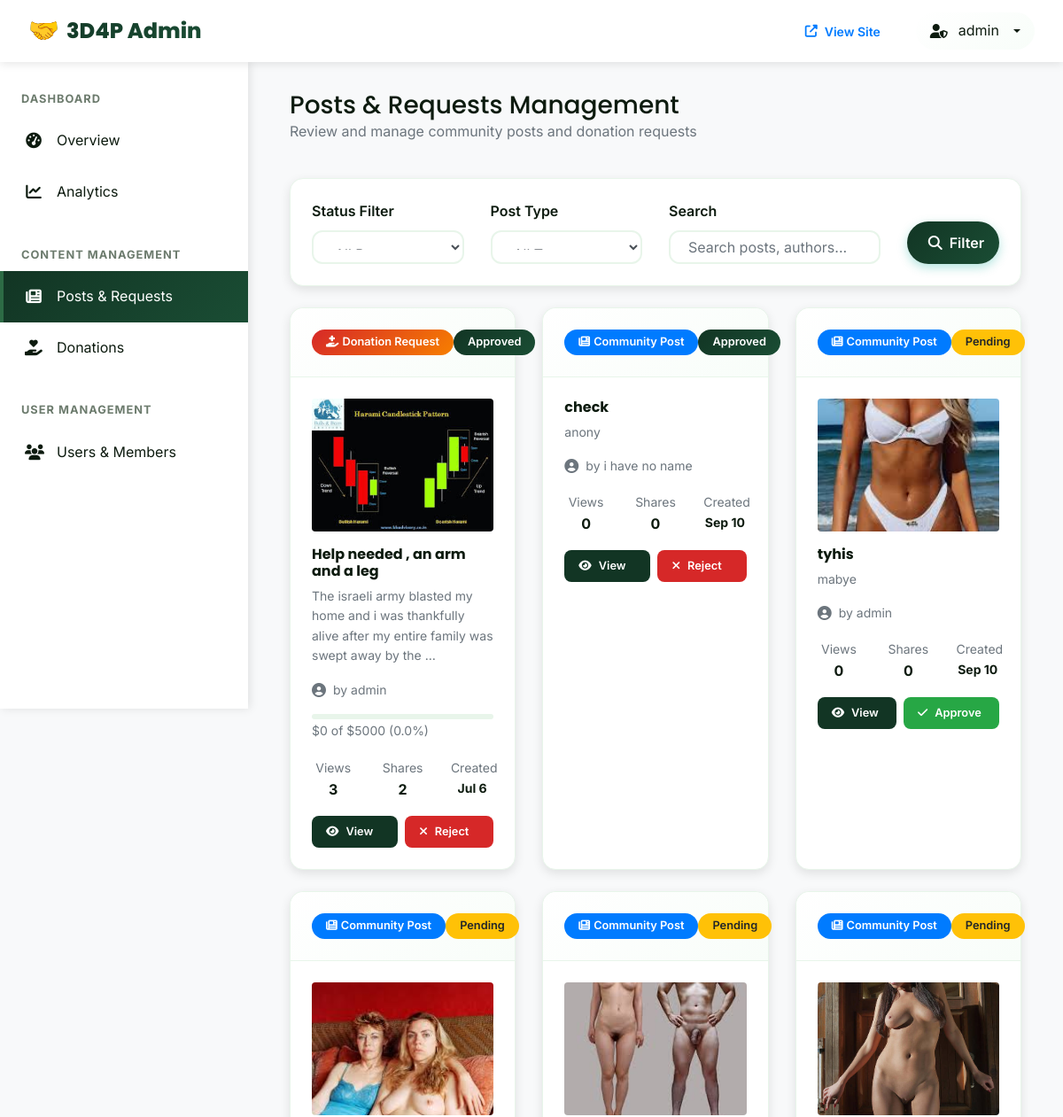
The app's page /dashboard/posts/ (signed in, upper part), older data.
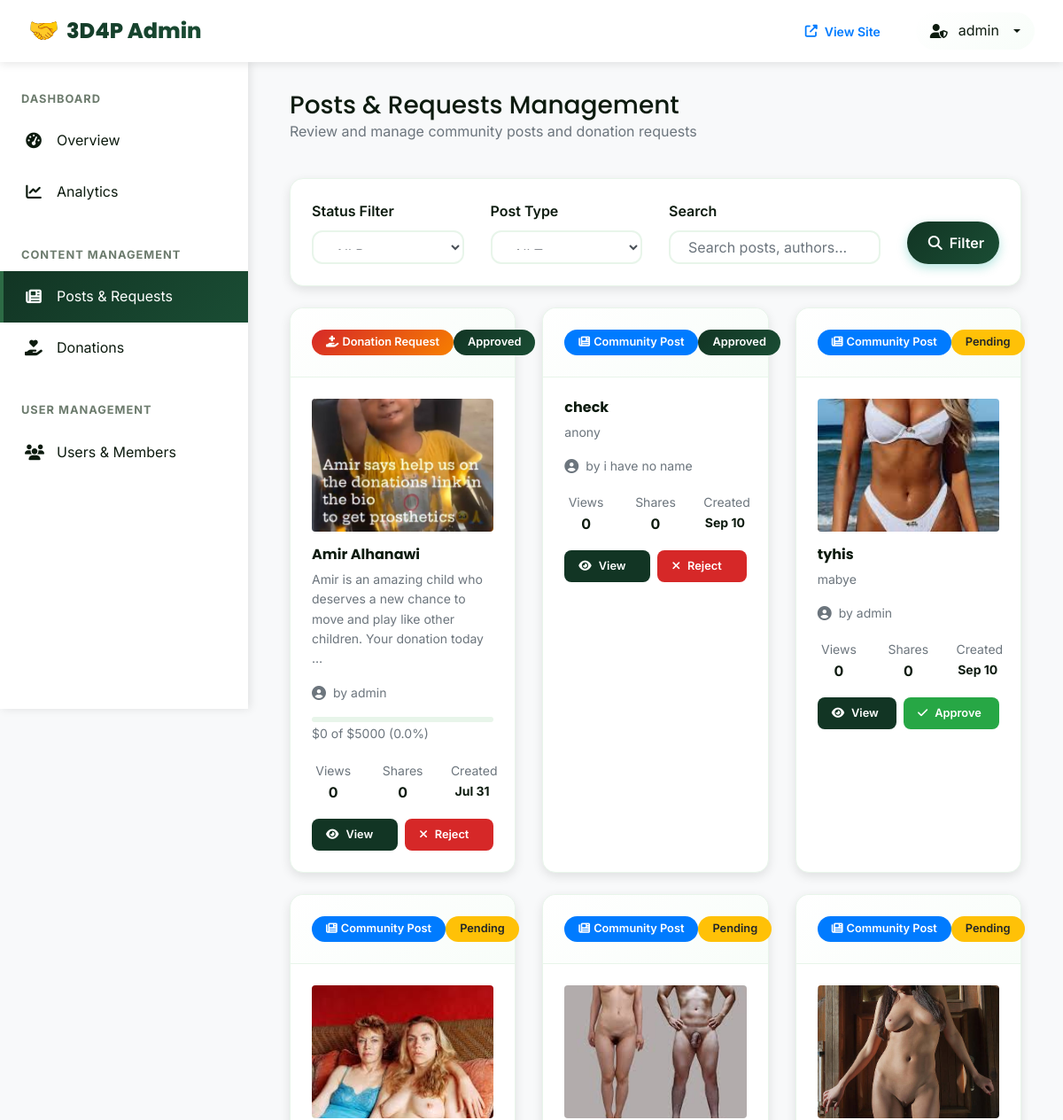
The same page, newer data.
### posts/models.py (models this page shows, shortened)
class Post(models.Model):
    POST_TYPE_CHOICES = [
        ('regular', 'Regular Post'),
        ('donation', 'Donation Request'),
    ]
    author = models.ForeignKey(User, on_delete=models.CASCADE, null=True, blank=True)
    author_name = models.CharField(max_length=100, blank=True)
    title = models.CharField(max_length=200)
    content = models.TextField()
    post_type = models.CharField(max_length=20, choices=POST_TYPE_CHOICES, default='regular')
    is_approved = models.BooleanField(default=False)
    created_at = models.DateTimeField(auto_now_add=True)
    updated_at = models.DateTimeField(auto_now=True)
    view_count = models.IntegerField(default=0)
    share_count = models.IntegerField(default=0)
    image = models.ImageField(upload_to='post_images/', null=True, blank=True)

### users/models.py (models this page shows, shortened)
class CustomUser(AbstractUser):
    is_member = models.BooleanField(default=False)
    is_verified = models.BooleanField(default=False)
    bio = models.TextField(blank=True)
    date_of_birth = models.DateField(null=True, blank=True)
    pass

### donations/models.py (models this page shows, shortened)
class DonationGoal(models.Model):
    post = models.OneToOneField(Post, on_delete=models.CASCADE, related_name='donation_goal')
    goal_amount = models.DecimalField(max_digits=10, decimal_places=2)
    current_amount = models.DecimalField(max_digits=10, decimal_places=2, default=Decimal('0.00'))
    is_active = models.BooleanField(default=True)
    created_at = models.DateTimeField(auto_now_add=True)
    @property
    def progress_percentage(self):
        if self.goal_amount == 0:
            return 0
        return min((self.current_amount / self.goal_amount) * 100, 100)

### admin_dashboard/views.py (the view)
# urls.py: path('posts/', views.admin_posts, name='admin_posts'),
@user_passes_test(is_admin)
def admin_posts(request):
    status_filter = request.GET.get('status', 'all')
    post_type = request.GET.get('type', 'all')
    search = request.GET.get('search', '')
    posts = Post.objects.select_related('author').prefetch_related('donation_details', 'donation_goal')
    if status_filter == 'pending':
        posts = posts.filter(is_approved=False)
    elif status_filter == 'approved':
        posts = posts.filter(is_approved=True)
    if post_type == 'donation':
        posts = posts.filter(post_type='donation')
    elif post_type == 'regular':
        posts = posts.filter(post_type='regular')
    if search:
        posts = posts.filter(
            Q(title__icontains=search) |
            Q(content__icontains=search) |
            Q(author__username__icontains=search)
        )
    posts = posts.order_by('-created_at')
    paginator = Paginator(posts, 12)
    page_number = request.GET.get('page')
    page_obj = paginator.get_page(page_number)
    context = {
        'page_obj': page_obj,
        'status_filter': status_filter,
        'post_type': post_type,
        'search': search,
    }
    return render(request, 'admin_dashboard/posts.html', context)

### admin_dashboard/views.py (called while the page is built)
def is_admin(user):
    return user.is_staff and user.is_superuser

### utils/error_handlers.py (called while the page is built)
    def __call__(self, request):
        if self.is_suspicious_request(request):
            logger.warning(
                f"Suspicious request detected: {request.method} {request.get_full_path()} "
                f"from IP: {self.get_client_ip(request)}"
            )
        response = self.get_response(request)
        return response

    def is_suspicious_request(self, request):
        suspicious_patterns = [
            'admin/', 'wp-admin/', 'phpmyadmin/', '.env', 'config.php',
            'shell.php', 'cmd.php', 'eval(', 'system(', 'exec('
        ]
        path = request.get_full_path().lower()
        return any(pattern in path for pattern in suspicious_patterns)

### admin_dashboard/templates/admin_dashboard/posts.html (shortened to what the changed rows need)
{% extends 'admin_dashboard/base.html' %}
{% block content %}
<div class="container-fluid">
    <div class="d-flex justify-content-between align-items-center mb-4">
        <div>
            <h1 class="h3 mb-0">Posts & Requests Management</h1>
        </div>
    </div>
    <div class="row">
        {% for post in page_obj %}
        <div class="col-xl-4 col-lg-6 mb-4">
            <div class="admin-card h-100">
                <div class="admin-card-header d-flex justify-content-between align-items-center">
                    {% if post.post_type == 'donation' %}
                    <span class="badge badge-danger">
                        <i class="fas fa-hand-holding-medical"></i> Donation Request
                    </span>
                    {% else %}
                    <span class="badge badge-primary">
                        <i class="fas fa-newspaper"></i> Community Post
                    </span>
                    {% endif %}
                    {% if not post.is_approved %}
                    <span class="badge badge-warning">Pending</span>
                    {% else %}
                    <span class="badge badge-success">Approved</span>
                    {% endif %}
                </div>
                <div class="admin-card-body">
                    {% if post.image %}
                    <img src="{{ post.image.url }}" class="img-fluid rounded mb-3" style="height: 150px; width: 100%; object-fit: cover;" alt="{{ post.title }}">
                    {% endif %}
                    <h6 class="mb-2">{{ post.title }}</h6>
                    <p class="text-muted small mb-3">{{ post.content|truncatewords:20 }}</p>
                    <div class="d-flex align-items-center mb-3">
                        <i class="fas fa-user-circle text-muted mr-2"></i>
                        <small class="text-muted">
                            by {{ post.author.username|default:post.author_name }}
                        </small>
                    </div>
                    {% if post.post_type == 'donation' and post.donation_goal %}
                    <div class="mb-3">
                        <div class="progress" style="height: 6px;">
                        </div>
                        <small class="text-muted">
                            ${{ post.donation_goal.current_amount|floatformat:0 }} of ${{ post.donation_goal.goal_amount|floatformat:0 }}
                            ({{ post.donation_goal.progress_percentage|floatformat:1 }}%)
                        </small>
                    </div>
                    {% endif %}
                    <div class="row text-center mb-3">
                        <div class="col-4">
                            <small class="text-muted">Views</small>
                            <div class="font-weight-bold">{{ post.view_count }}</div>
                        </div>
                        <div class="col-4">
                            <small class="text-muted">Shares</small>
                            <div class="font-weight-bold">{{ post.share_count }}</div>
                        </div>
                        <div class="col-4">
                            <small class="text-muted">Created</small>
                            <div class="font-weight-bold small">{{ post.created_at|date:"M j" }}</div>
                        </div>
                    </div>
                    <div class="d-flex gap-2">
                        <a href="{% url 'post_detail' post.pk %}" class="action-btn action-btn-view flex-fill text-center">
                            <i class="fas fa-eye"></i> View
                        </a>
                        {% if not post.is_approved %}
                        <a href="{% url 'approve_post' post.id %}" class="action-btn action-btn-approve flex-fill text-center">
                            <i class="fas fa-check"></i> Approve
                        </a>
                        {% else %}
                        <a href="{% url 'reject_post' post.id %}" class="action-btn action-btn-reject flex-fill text-center">
                            <i class="fas fa-times"></i> Reject
                        </a>
                        {% endif %}
                    </div>
                </div>
            </div>
        </div>
        {% endfor %}
    </div>
</div>
{% endblock %}

Row changes from the older to the newer data that the page shows:
removed Post: post_type "donation" (drawn), is_approved "Approved", image (picture), title "Help needed , an arm and a leg", content "The israeli army blasted my home and i was thankfully alive after my entire family was swept away by the …", author.username "admin", donation_goal.current_amount "0", donation_goal.goal_amount "5000", donation_goal.progress_percentage "0.0", view_count "3", share_count "2", created_at "Jul 6"
added Post: post_type "donation" (drawn), is_approved "Approved", image (picture), title "Amir Alhanawi", content "Amir is an amazing child who deserves a new chance to move and play like other children. Your donation today …", author.username "admin", donation_goal.current_amount "0", donation_goal.goal_amount "5000", donation_goal.progress_percentage "0.0", view_count "0", share_count "0", created_at "Jul 31"
